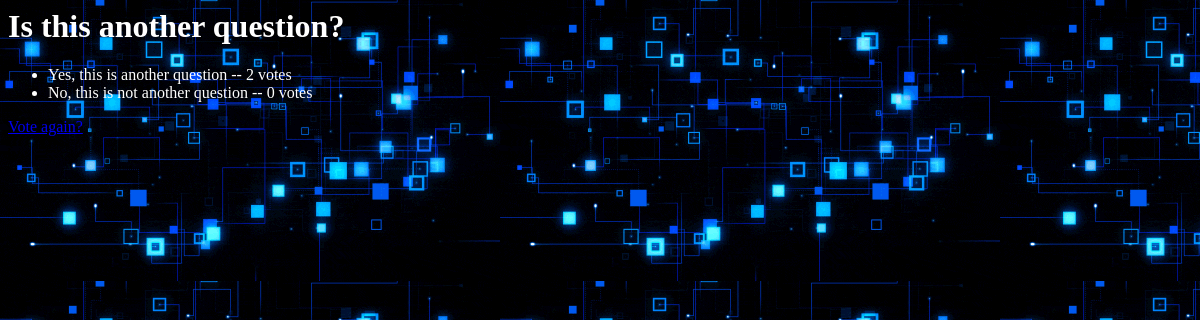
Before: /poll/2/results/ with the older database file.
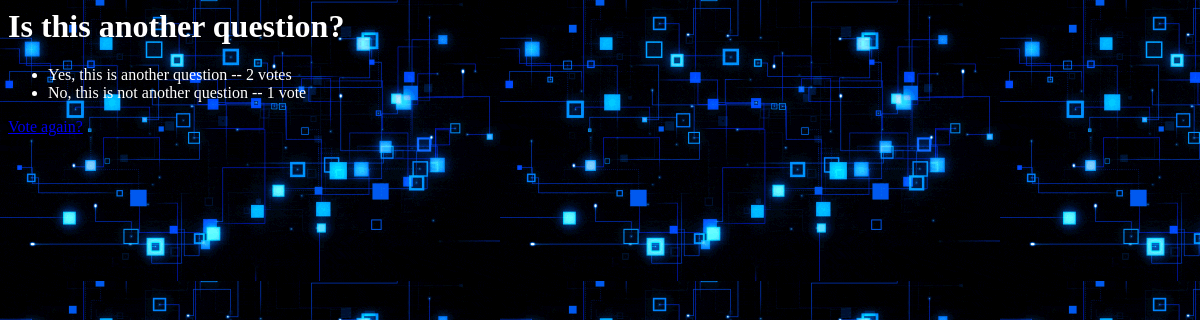
After: the same page with the newer database file.
### poll/models.py (models this page shows, shortened)
class Question(models.Model):
    question_text = models.CharField(max_length=200)
    pub_date = models.DateTimeField("date published")
    def was_published_recently(self):
        now = timezone.now()
        return now - timedelta(days=1) <= self.pub_date <= now
    was_published_recently.admin_order_field = "pub_date"
    was_published_recently.boolean = True
    was_published_recently.short_description = "Published recently?"

class Choice(models.Model):
    question = models.ForeignKey(Question, on_delete=models.CASCADE)
    choice_text = models.CharField(max_length=200)
    votes = models.IntegerField(default=0)

### poll/views.py (the view)
# urls.py: path("<int:pk>/results/", views.ResultsView.as_view(), name="results"),
class ResultsView(generic.DetailView):
    model = Question
    template_name = "poll/results.html"
    def get_queryset(self):
        return Question.objects.filter(
            pub_date__lte = timezone.now()
        ).annotate(
            Count("choice")
        ).filter(
            choice__count__gt = 0
        )

### poll/templates/poll/results.html
{% load static %}
<link rel="stylesheet" type="text/css" href="{% static 'poll/style.css' %}" />
<h1>{{ question.question_text }}</h1>
<ul>
{% for choice in question.choice_set.all %}
	<li>{{ choice.choice_text }} -- {{ choice.votes }} vote{{ choice.votes|pluralize }}</li>
{% endfor %}
</ul>
<a href="{% url "poll:detail" question.id %}">Vote again?</a>

### poll/static/poll/style.css (style rules this page uses)
li { color: white; }
h1 { color: white; }

Changed rows visible on the page:
changed Choice "No, this is not another question": votes "0" → "1"
